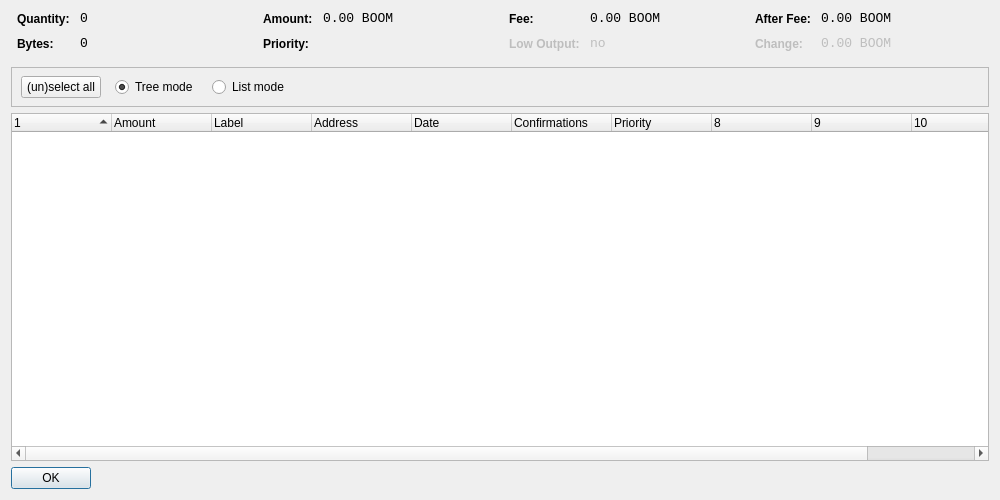
<?xml version="1.0" encoding="UTF-8"?>
<ui version="4.0">
 <class>CoinControlDialog</class>
 <widget class="QDialog" name="CoinControlDialog">
  <property name="geometry">
   <rect>
    <x>0</x>
    <y>0</y>
    <width>1000</width>
    <height>500</height>
   </rect>
  </property>
  <property name="windowTitle">
   <string>Coin Control</string>
  </property>
  <layout class="QVBoxLayout" name="verticalLayout">
   <item>
    <layout class="QHBoxLayout" name="horizontalLayoutTop" stretch="0,0,0,0">
     <property name="topMargin">
      <number>0</number>
     </property>
     <property name="bottomMargin">
      <number>10</number>
     </property>
     <item>
      <layout class="QFormLayout" name="formLayoutCoinControl1">
       <property name="horizontalSpacing">
        <number>10</number>
       </property>
       <property name="verticalSpacing">
        <number>10</number>
       </property>
       <property name="leftMargin">
        <number>6</number>
       </property>
       <property name="rightMargin">
        <number>6</number>
       </property>
       <item row="0" column="0">
        <widget class="QLabel" name="labelCoinControlQuantityText">
         <property name="styleSheet">
          <string notr="true">font-weight:bold;</string>
         </property>
         <property name="text">
          <string>Quantity:</string>
         </property>
        </widget>
       </item>
       <item row="0" column="1">
        <widget class="QLabel" name="labelCoinControlQuantity">
         <property name="font">
          <font>
           <family>Monospace</family>
           <pointsize>10</pointsize>
          </font>
         </property>
         <property name="cursor">
          <cursorShape>IBeamCursor</cursorShape>
         </property>
         <property name="contextMenuPolicy">
          <enum>Qt::ActionsContextMenu</enum>
         </property>
         <property name="text">
          <string notr="true">0</string>
         </property>
         <property name="textInteractionFlags">
          <set>Qt::LinksAccessibleByMouse|Qt::TextSelectableByKeyboard|Qt::TextSelectableByMouse</set>
         </property>
        </widget>
       </item>
       <item row="1" column="0">
        <widget class="QLabel" name="labelCoinControlBytesText">
         <property name="styleSheet">
          <string notr="true">font-weight:bold;</string>
         </property>
         <property name="text">
          <string>Bytes:</string>
         </property>
        </widget>
       </item>
       <item row="1" column="1">
        <widget class="QLabel" name="labelCoinControlBytes">
         <property name="font">
          <font>
           <family>Monospace</family>
           <pointsize>10</pointsize>
          </font>
         </property>
         <property name="cursor">
          <cursorShape>IBeamCursor</cursorShape>
         </property>
         <property name="contextMenuPolicy">
          <enum>Qt::ActionsContextMenu</enum>
         </property>
         <property name="text">
          <string notr="true">0</string>
         </property>
         <property name="textInteractionFlags">
          <set>Qt::LinksAccessibleByMouse|Qt::TextSelectableByKeyboard|Qt::TextSelectableByMouse</set>
         </property>
        </widget>
       </item>
      </layout>
     </item>
     <item>
      <layout class="QFormLayout" name="formLayoutCoinControl2">
       <property name="horizontalSpacing">
        <number>10</number>
       </property>
       <property name="verticalSpacing">
        <number>10</number>
       </property>
       <property name="leftMargin">
        <number>6</number>
       </property>
       <property name="rightMargin">
        <number>6</number>
       </property>
       <item row="0" column="0">
        <widget class="QLabel" name="labelCoinControlAmountText">
         <property name="styleSheet">
          <string notr="true">font-weight:bold;</string>
         </property>
         <property name="text">
          <string>Amount:</string>
         </property>
        </widget>
       </item>
       <item row="0" column="1">
        <widget class="QLabel" name="labelCoinControlAmount">
         <property name="font">
          <font>
           <family>Monospace</family>
           <pointsize>10</pointsize>
          </font>
         </property>
         <property name="cursor">
          <cursorShape>IBeamCursor</cursorShape>
         </property>
         <property name="contextMenuPolicy">
          <enum>Qt::ActionsContextMenu</enum>
         </property>
         <property name="text">
          <string notr="true">0.00 BOOM</string>
         </property>
         <property name="textInteractionFlags">
          <set>Qt::LinksAccessibleByMouse|Qt::TextSelectableByKeyboard|Qt::TextSelectableByMouse</set>
         </property>
        </widget>
       </item>
       <item row="1" column="0">
        <widget class="QLabel" name="labelCoinControlPriorityText">
         <property name="styleSheet">
          <string notr="true">font-weight:bold;</string>
         </property>
         <property name="text">
          <string>Priority:</string>
         </property>
        </widget>
       </item>
       <item row="1" column="1">
        <widget class="QLabel" name="labelCoinControlPriority">
         <property name="font">
          <font>
           <family>Monospace</family>
           <pointsize>10</pointsize>
          </font>
         </property>
         <property name="cursor">
          <cursorShape>IBeamCursor</cursorShape>
         </property>
         <property name="contextMenuPolicy">
          <enum>Qt::ActionsContextMenu</enum>
         </property>
         <property name="text">
          <string/>
         </property>
         <property name="textInteractionFlags">
          <set>Qt::LinksAccessibleByMouse|Qt::TextSelectableByKeyboard|Qt::TextSelectableByMouse</set>
         </property>
        </widget>
       </item>
      </layout>
     </item>
     <item>
      <layout class="QFormLayout" name="formLayoutCoinControl3">
       <property name="horizontalSpacing">
        <number>10</number>
       </property>
       <property name="verticalSpacing">
        <number>10</number>
       </property>
       <property name="leftMargin">
        <number>6</number>
       </property>
       <property name="rightMargin">
        <number>6</number>
       </property>
       <item row="0" column="0">
        <widget class="QLabel" name="labelCoinControlFeeText">
         <property name="styleSheet">
          <string notr="true">font-weight:bold;</string>
         </property>
         <property name="text">
          <string>Fee:</string>
         </property>
        </widget>
       </item>
       <item row="0" column="1">
        <widget class="QLabel" name="labelCoinControlFee">
         <property name="font">
          <font>
           <family>Monospace</family>
           <pointsize>10</pointsize>
          </font>
         </property>
         <property name="cursor">
          <cursorShape>IBeamCursor</cursorShape>
         </property>
         <property name="contextMenuPolicy">
          <enum>Qt::ActionsContextMenu</enum>
         </property>
         <property name="text">
          <string notr="true">0.00 BOOM</string>
         </property>
         <property name="textInteractionFlags">
          <set>Qt::LinksAccessibleByMouse|Qt::TextSelectableByKeyboard|Qt::TextSelectableByMouse</set>
         </property>
        </widget>
       </item>
       <item row="1" column="0">
        <widget class="QLabel" name="labelCoinControlLowOutputText">
         <property name="enabled">
          <bool>false</bool>
         </property>
         <property name="styleSheet">
          <string notr="true">font-weight:bold;</string>
         </property>
         <property name="text">
          <string>Low Output:</string>
         </property>
        </widget>
       </item>
       <item row="1" column="1">
        <widget class="QLabel" name="labelCoinControlLowOutput">
         <property name="enabled">
          <bool>false</bool>
         </property>
         <property name="font">
          <font>
           <family>Monospace</family>
           <pointsize>10</pointsize>
          </font>
         </property>
         <property name="cursor">
          <cursorShape>IBeamCursor</cursorShape>
         </property>
         <property name="contextMenuPolicy">
          <enum>Qt::ActionsContextMenu</enum>
         </property>
         <property name="text">
          <string notr="true">no</string>
         </property>
         <property name="textInteractionFlags">
          <set>Qt::LinksAccessibleByMouse|Qt::TextSelectableByKeyboard|Qt::TextSelectableByMouse</set>
         </property>
        </widget>
       </item>
      </layout>
     </item>
     <item>
      <layout class="QFormLayout" name="formLayoutCoinControl4">
       <property name="horizontalSpacing">
        <number>10</number>
       </property>
       <property name="verticalSpacing">
        <number>10</number>
       </property>
       <property name="leftMargin">
        <number>6</number>
       </property>
       <property name="rightMargin">
        <number>6</number>
       </property>
       <item row="0" column="0">
        <widget class="QLabel" name="labelCoinControlAfterFeeText">
         <property name="styleSheet">
          <string notr="true">font-weight:bold;</string>
         </property>
         <property name="text">
          <string>After Fee:</string>
         </property>
        </widget>
       </item>
       <item row="0" column="1">
        <widget class="QLabel" name="labelCoinControlAfterFee">
         <property name="font">
          <font>
           <family>Monospace</family>
           <pointsize>10</pointsize>
          </font>
         </property>
         <property name="cursor">
          <cursorShape>IBeamCursor</cursorShape>
         </property>
         <property name="contextMenuPolicy">
          <enum>Qt::ActionsContextMenu</enum>
         </property>
         <property name="text">
          <string notr="true">0.00 BOOM</string>
         </property>
         <property name="textInteractionFlags">
          <set>Qt::LinksAccessibleByMouse|Qt::TextSelectableByKeyboard|Qt::TextSelectableByMouse</set>
         </property>
        </widget>
       </item>
       <item row="1" column="0">
        <widget class="QLabel" name="labelCoinControlChangeText">
         <property name="enabled">
          <bool>false</bool>
         </property>
         <property name="styleSheet">
          <string notr="true">font-weight:bold;</string>
         </property>
         <property name="text">
          <string>Change:</string>
         </property>
        </widget>
       </item>
       <item row="1" column="1">
        <widget class="QLabel" name="labelCoinControlChange">
         <property name="enabled">
          <bool>false</bool>
         </property>
         <property name="font">
          <font>
           <family>Monospace</family>
           <pointsize>10</pointsize>
          </font>
         </property>
         <property name="cursor">
          <cursorShape>IBeamCursor</cursorShape>
         </property>
         <property name="contextMenuPolicy">
          <enum>Qt::ActionsContextMenu</enum>
         </property>
         <property name="text">
          <string notr="true">0.00 BOOM</string>
         </property>
         <property name="textInteractionFlags">
          <set>Qt::LinksAccessibleByMouse|Qt::TextSelectableByKeyboard|Qt::TextSelectableByMouse</set>
         </property>
        </widget>
       </item>
      </layout>
     </item>
    </layout>
   </item>
   <item>
    <widget class="QFrame" name="frame">
     <property name="minimumSize">
      <size>
       <width>0</width>
       <height>40</height>
      </size>
     </property>
     <property name="frameShape">
      <enum>QFrame::StyledPanel</enum>
     </property>
     <property name="frameShadow">
      <enum>QFrame::Sunken</enum>
     </property>
     <widget class="QWidget" name="horizontalLayoutWidget">
      <property name="geometry">
       <rect>
        <x>10</x>
        <y>0</y>
        <width>781</width>
        <height>41</height>
       </rect>
      </property>
      <layout class="QHBoxLayout" name="horizontalLayoutPanel" stretch="0,0,0,0,0">
       <property name="spacing">
        <number>14</number>
       </property>
       <item>
        <widget class="QPushButton" name="pushButtonSelectAll">
         <property name="sizePolicy">
          <sizepolicy hsizetype="Maximum" vsizetype="Fixed">
           <horstretch>0</horstretch>
           <verstretch>0</verstretch>
          </sizepolicy>
         </property>
         <property name="text">
          <string>(un)select all</string>
         </property>
        </widget>
       </item>
       <item>
        <widget class="QRadioButton" name="radioTreeMode">
         <property name="sizePolicy">
          <sizepolicy hsizetype="Maximum" vsizetype="Fixed">
           <horstretch>0</horstretch>
           <verstretch>0</verstretch>
          </sizepolicy>
         </property>
         <property name="text">
          <string>Tree mode</string>
         </property>
         <property name="checked">
          <bool>true</bool>
         </property>
        </widget>
       </item>
       <item>
        <widget class="QRadioButton" name="radioListMode">
         <property name="sizePolicy">
          <sizepolicy hsizetype="Maximum" vsizetype="Fixed">
           <horstretch>0</horstretch>
           <verstretch>0</verstretch>
          </sizepolicy>
         </property>
         <property name="text">
          <string>List mode</string>
         </property>
        </widget>
       </item>
       <item>
        <spacer name="horizontalSpacer">
         <property name="orientation">
          <enum>Qt::Horizontal</enum>
         </property>
         <property name="sizeHint" stdset="0">
          <size>
           <width>40</width>
           <height>20</height>
          </size>
         </property>
        </spacer>
       </item>
      </layout>
     </widget>
    </widget>
   </item>
   <item>
    <widget class="CoinControlTreeWidget" name="treeWidget">
     <property name="contextMenuPolicy">
      <enum>Qt::CustomContextMenu</enum>
     </property>
     <property name="sortingEnabled">
      <bool>false</bool>
     </property>
     <property name="columnCount">
      <number>11</number>
     </property>
     <attribute name="headerShowSortIndicator" stdset="0">
      <bool>true</bool>
     </attribute>
     <attribute name="headerStretchLastSection">
      <bool>false</bool>
     </attribute>
     <column>
      <property name="text">
       <string/>
      </property>
     </column>
     <column>
      <property name="text">
       <string>Amount</string>
      </property>
     </column>
     <column>
      <property name="text">
       <string>Label</string>
      </property>
     </column>
     <column>
      <property name="text">
       <string>Address</string>
      </property>
     </column>
     <column>
      <property name="text">
       <string>Date</string>
      </property>
     </column>
     <column>
      <property name="text">
       <string>Confirmations</string>
      </property>
      <property name="toolTip">
       <string>Confirmed</string>
      </property>
     </column>
     <column>
      <property name="text">
       <string>Priority</string>
      </property>
     </column>
     <column>
      <property name="text">
       <string/>
      </property>
     </column>
     <column>
      <property name="text">
       <string/>
      </property>
     </column>
     <column>
      <property name="text">
       <string/>
      </property>
     </column>
     <column>
      <property name="text">
       <string/>
      </property>
     </column>
    </widget>
   </item>
   <item>
    <widget class="QDialogButtonBox" name="buttonBox">
     <property name="sizePolicy">
      <sizepolicy hsizetype="Maximum" vsizetype="Fixed">
       <horstretch>0</horstretch>
       <verstretch>0</verstretch>
      </sizepolicy>
     </property>
     <property name="orientation">
      <enum>Qt::Horizontal</enum>
     </property>
     <property name="standardButtons">
      <set>QDialogButtonBox::Ok</set>
     </property>
    </widget>
   </item>
  </layout>
 </widget>
 <customwidgets>
  <customwidget>
   <class>CoinControlTreeWidget</class>
   <extends>QTreeWidget</extends>
   <header>coincontroltreewidget.h</header>
  </customwidget>
 </customwidgets>
 <resources/>
 <connections/>
</ui>
